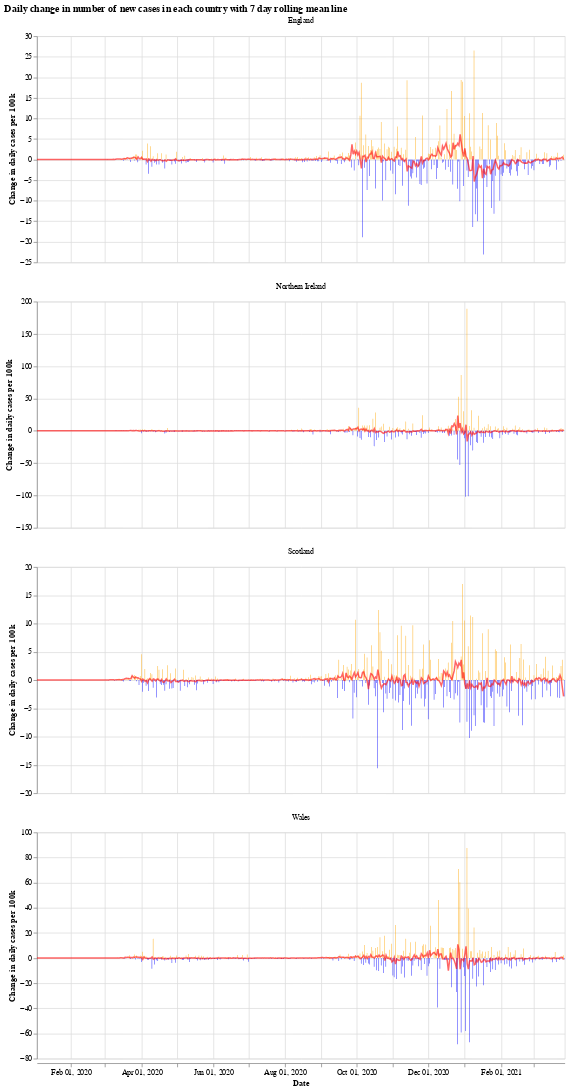

The notebook cell saved with this chart:
### Markdown cell above
We will use the Python library `Altair` for visualising the data, see the [altair docs](https://altair-viz.github.io/) for more information.

First we have a graph which shows the daily change in the number of new cases for each country. This number jumps up and down all over the place, which is likely due to delay in reporting of new cases over the weekend. Another interesting thing is that it looks like the daily cases in Wales experienced a much shorter period of calm over the summer (calm in the sense of daily cases not jumping up and down).

The orange bars are days when the number of new cases (per 100k population) was more than the previous day, while the blue are days when the number of new cases dropped. The red line is the 7 day moving average. 

When the moving average line is below 0, it means that there is a consistent drop in new cases. We can see this clearly happening around the times that lockdowns were introduced (though, to varying degrees). I will update the graphs soon with a marker of when each lockdown started.

### Code cell
# collapse
import altair as alt

bars = alt.Chart(uk_cases).mark_bar().encode(
    x=alt.X("yearmonthdate(date):T", axis=alt.Axis(title='Date')),
    y=alt.Y("casesChangeRate:Q", axis=alt.Axis(title='Change in daily cases per 100k')),
    tooltip='casesChange',
    color=alt.condition(
        alt.datum.casesChangeRate > 0,
        alt.value("orange"),  # The positive color
        alt.value("blue")  # The negative color
    )
).properties(title='Daily change in number of new cases with 7 day rolling mean',width=700).interactive()

line = alt.Chart(uk_cases).mark_line(
    color='red',
    size=2,
    opacity=0.6
).transform_window(
    rolling_mean='mean(casesChangeRate)',
    frame=[0, 7],
    groupby=['areaName']
).encode(
    x='yearmonthdate(date):T',
    y='rolling_mean:Q'
)

alt.layer(bars, line, data=uk_cases).facet(alt.Column(
    'areaName', title=''), columns=1).resolve_scale(y='independent').properties(title='Daily change in number of new cases in each country with 7 day rolling mean line')

### Figure 1 — Vega-Lite specification as saved in the notebook (floating-point values rounded to 4 significant figures; data arrays with more than 128 entries replaced by an {"elided": "..."} marker saying what was removed)
{"config": {"view": {"continuousWidth": 400, "continuousHeight": 300}}, "data": {"name": "data-211c6bb7e5f53debb3fd471e2bdf73c4"}, "facet": {"type": "nominal", "field": "areaName", "title": ""}, "spec": {"layer": [{"mark": "bar", "encoding": {"color": {"condition": {"value": "orange", "test": "(datum.casesChangeRate > 0)"}, "value": "blue"}, "tooltip": {"type": "quantitative", "field": "casesChange"}, "x": {"type": "temporal", "axis": {"title": "Date"}, "field": "date", "timeUnit": "yearmonthdate"}, "y": {"type": "quantitative", "axis": {"title": "Change in daily cases per 100k"}, "field": "casesChangeRate"}}, "selection": {"selector001": {"type": "interval", "bind": "scales", "encodings": ["x", "y"]}}, "title": "Daily change in number of new cases with 7 day rolling mean", "width": 700}, {"mark": {"type": "line", "color": "red", "opacity": 0.6, "size": 2}, "encoding": {"x": {"type": "temporal", "field": "date", "timeUnit": "yearmonthdate"}, "y": {"type": "quantitative", "field": "rolling_mean"}}, "transform": [{"window": [{"op": "mean", "field": "casesChangeRate", "as": "rolling_mean"}], "frame": [0, 7], "groupby": ["areaName"]}]}]}, "columns": 1, "resolve": {"scale": {"y": "independent"}}, "title": "Daily change in number of new cases in each country with 7 day rolling mean line", "$schema": "https://vega.github.io/schema/vega-lite/v4.8.1.json", "datasets": {"data-211c6bb7e5f53debb3fd471e2bdf73c4": {"elided": "1796 records"}}}
